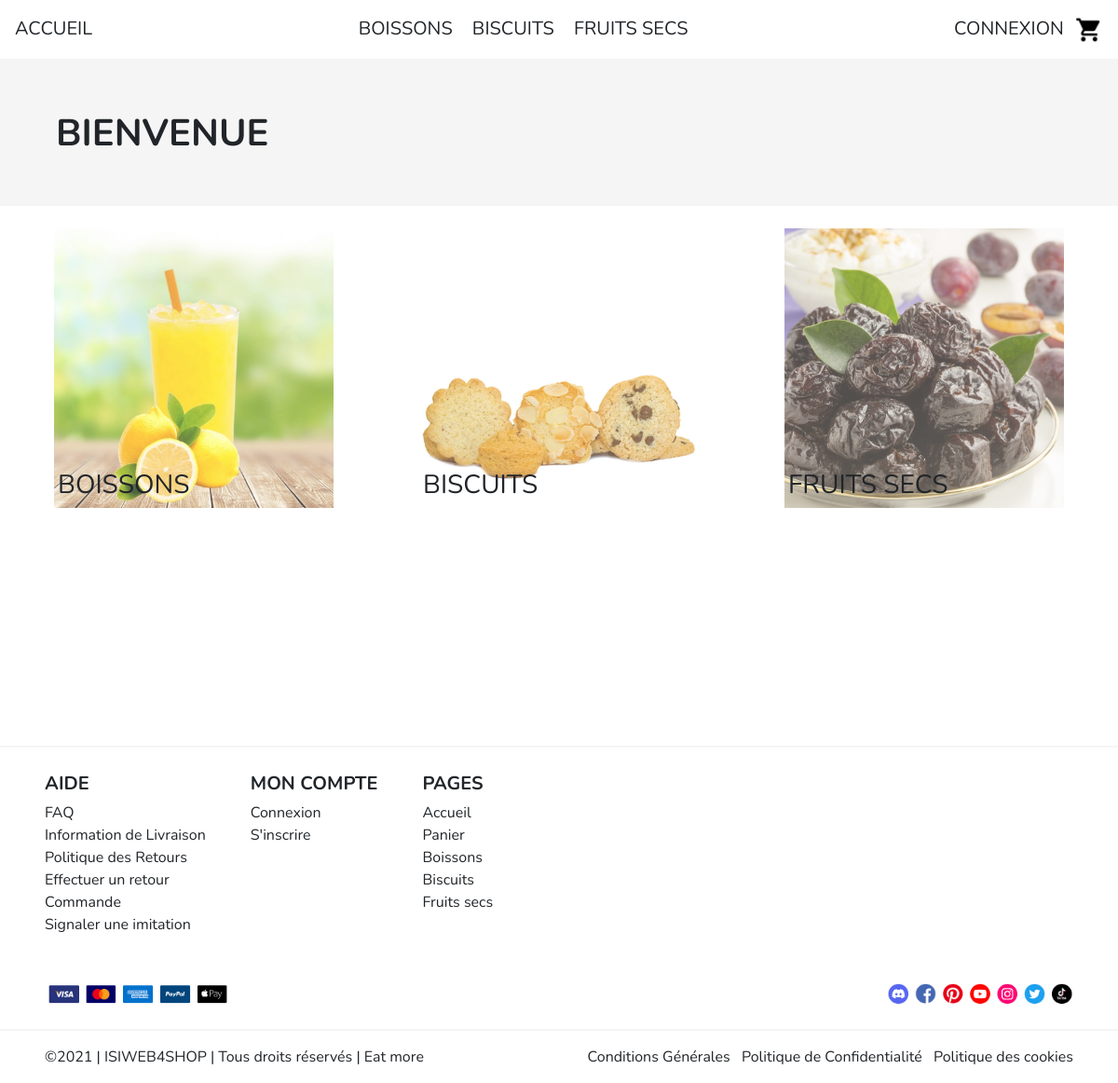
The page / on the database its author committed.
### tables this page shows
CREATE TABLE `categories` (
  `id` tinyint(4) NOT NULL,
  `name` varchar(100) NOT NULL
);

CREATE TABLE `products` (
  `id` int(11) NOT NULL,
  `cat_id` tinyint(4) NOT NULL,
  `name` varchar(150) NOT NULL,
  `description` text NOT NULL,
  `image` varchar(30) NOT NULL,
  `price` decimal(5,2) NOT NULL,
  `quantity` int(3) NOT NULL
);

### controllers/c_home.php (called while the page is built)
<?php
require_once(PATH_MODELS.'navbar.php');
require_once(PATH_MODELS.'home.php');
require_once(PATH_VIEWS.$page.'.php');

### index.php (called while the page is built, shortened)
<?php
if(isset($_GET['page']))
{
	$page = htmlspecialchars($_GET['page']);
	if(!is_file(PATH_CONTROLLERS.$_GET['page'].".php"))
	{
	$page = "404";
	}
}
else
$page="home";
require_once(PATH_CONTROLLERS.$page.'.php');
?>

### models/m_navbar.php (called while the page is built)
<?php
try {
	$bdd = new PDO('mysql:host=' . BD_HOST . '; dbname=' . BD_DBNAME . '; charset=utf8', BD_USER, BD_PWD);
	$bdd->setAttribute(PDO::ATTR_ERRMODE, PDO::ERRMODE_EXCEPTION);
} catch (PDOException $e) {
	if (DEBUG)
		die('Erreur : ' . $e->getMessage());
	$alert = 'connexion à la base de données';
}
$requete = "SELECT * FROM categories";
$donnees = array();
try {
	$query = $bdd->prepare($requete);
	$query->execute($donnees);
	$resultatsCategories = $query->fetchAll();
} catch (PDOException $e)
{
	if (DEBUG) die('Erreur : ' . $e->getMessage());
}

### models/m_home.php (called while the page is built)
<?php
try {
	$bdd = new PDO('mysql:host=' . BD_HOST . '; dbname=' . BD_DBNAME . '; charset=utf8', BD_USER, BD_PWD);
	$bdd->setAttribute(PDO::ATTR_ERRMODE, PDO::ERRMODE_EXCEPTION);
} catch (PDOException $e) {
	if (DEBUG)
		die('Erreur : ' . $e->getMessage());
	$alert = 'connexion à la base de données';
}
$requete = "SELECT * FROM products p INNER JOIN categories c ON (p.cat_id = c.id) WHERE p.id IN (SELECT min(id) FROM products GROUP BY cat_id) ORDER BY p.cat_id";
$donnees = array();
try {
	$query = $bdd->prepare($requete);
	$query->execute($donnees);
	$resultatsProductHome = $query->fetchAll();
} catch (PDOException $e)
{
	if (DEBUG) die('Erreur : ' . $e->getMessage());
}

### views/v_home.php (the view)
<?php require_once(PATH_VIEWS . 'header.php'); ?>
<?php require_once(PATH_VIEWS . 'navbar.php'); ?>
<div class="container-fluid gris-claire">
    <p class="fs-1 p-5 fw-bolder">BIENVENUE</p>
</div>
<div class="container-fluid d-flex flex-wrap justify-content-around">
    <?php foreach ($resultatsProductHome as $product) {
    ?>
        <div class="product ms-2 me-2 mb-4 mt-4">
            <div class="position-relative">
                <a href="index.php?page=products&category=<?= $product['cat_id'] ?>">
                    <img class="opacity-75" src="<?= PATH_IMAGES . $product['image'] ?>">
                </a>
                <p class="bottom-0 start-0 position-absolute fs-3 m-1 "><?=strtoupper($product['name'])?></p>
            </div>
        </div>
    <?php
    } ?>
</div>
<?php require_once(PATH_VIEWS . 'footer.php'); ?>

### views/v_header.php (shortened to what this page needs)
<!DOCTYPE html>
<html lang="fr">
<head>
	<link rel="stylesheet" href=<?= PATH_BOOTSTRAP . 'bootstrap.css' ?>>
	<link rel="stylesheet" href=<?= PATH_CSS . 'styles.css' ?>>
</head>
<body>
	<div class="body">

### views/v_navbar.php
<div class="d-flex justify-content-between p-3 bg-white menu">
    <a href="index.php?page=home" class="fs-5">ACCUEIL</a>
    <div class="categories">
        <?php foreach ($resultatsCategories as $categorie) { ?>
            <a class="fs-5 ms-2 me-2" href="<?= 'index.php?page=products&category=' . $categorie['id'] ?>"> <?= strtoupper($categorie['name']) ?> </a>
        <?php
        } ?>
    </div>
    <div >
        <?php
        if ($_SESSION['connected'] == true) { ?>
            <p class="fs-5">Bonjour <?= $_SESSION['name'] ?></p>
            <a href="index.php?page=logout">SE DÉCONNECTER</a>
        <?php
        } else { ?>
            <a class="fs-5" href="index.php?page=account">CONNEXION</a>
        <?php
        }
        ?>
        <a class="fs-5 ms-2" href="index.php?page=cart"><img class="cartImg" alt="" src="<?=PATH_IMAGES?>cart.png"></a>
    </div>
</div>
<div class="divider"></div>

### views/v_footer.php
</div>
<footer>
	<div class="divider "></div>
	<div class="ms-5 me-5 mt-4">
		<div class="d-flex">
			<div class="d-flex flex-column me-5">
				<p class="fs-5 fw-bolder mb-1">AIDE</p>
				<a href="">FAQ</a>
				<a href="">Information de Livraison</a>
				<a href="">Politique des Retours</a>
				<a href="">Effectuer un retour</a>
				<a href="">Commande</a>
				<a href="">Signaler une imitation</a>
			</div>
			<div class="d-flex flex-column me-5">
				<p class="fs-5 fw-bolder mb-1">MON COMPTE</p>
				<a href="index.php?page=account">Connexion</a>
				<a href="index.php?page=createAccount">S'inscrire</a>
			</div>
			<div class="d-flex flex-column">
				<p class="fs-5 fw-bolder mb-1">PAGES</p>
				<a href="index.php?page=home">Accueil</a>
				<a href="index.php?page=cart">Panier</a>
				<?php foreach ($resultatsCategories as $categorie) { ?>
					<a href="<?= 'index.php?page=products&category=' . $categorie['id'] ?>"> <?= ucfirst($categorie['name']) ?> </a>
				<?php
				} ?>
			</div>
		</div>
		<div class="d-flex justify-content-between mt-5 mb-4">
			<img src="<?= PATH_IMAGES . "creditCard.png" ?>" alt="">
			<img src="<?= PATH_IMAGES . "network.png" ?>" alt="">
		</div>
	</div>
	<div class="divider mt-2 mb-3 "></div>
	<div class="d-flex justify-content-between ms-5 me-5 mt-2 pb-3">
		<p>©2021 | ISIWEB4SHOP | Tous droits réservés | Eat more</p>
		<div>
			<a class="me-2" href="">Conditions Générales</a>
			<a class="me-2" href="">Politique de Confidentialité</a>
			<a href="">Politique des cookies</a>
		</div>
	</div>
</footer>
</body>
</html>

### assets/css/styles.css (style rules this page uses)
.body { min-height: 100%; }
.gris-claire { background-color: #f5f5f5; }
.categories a { position: relative; }
.categories a:after { position: absolute; bottom: 0; left: 0; right: 0; margin: auto; width: 0%; content: '.'; color: transparent; background: linear-gradient(90deg,#ffdda5,#c28d46); height: 1px; transition: all .5S; }
* { padding: 0; margin: 0; font-family: Nunito; }
p { margin : 0px; }
html, body { margin:0px; height:100%; }
.divider { background-color: #f5f5f5; height: 2px; }
a { color:inherit; }
a:link { text-decoration: none; }
.product img { width: 300px; height: 300px; }
.cartImg { width: 30px; height: 30px; }
footer img { width: 200px; }

### rows shown on the page
categories: name "BOISSONS", name "Boissons"
categories: name "BISCUITS", name "Biscuits"
categories: name "FRUITS SECS", name "Fruits secs"
products: image (picture), categories.name "BOISSONS"
products: image (picture), categories.name "BISCUITS"
products: image (picture), categories.name "FRUITS SECS"
